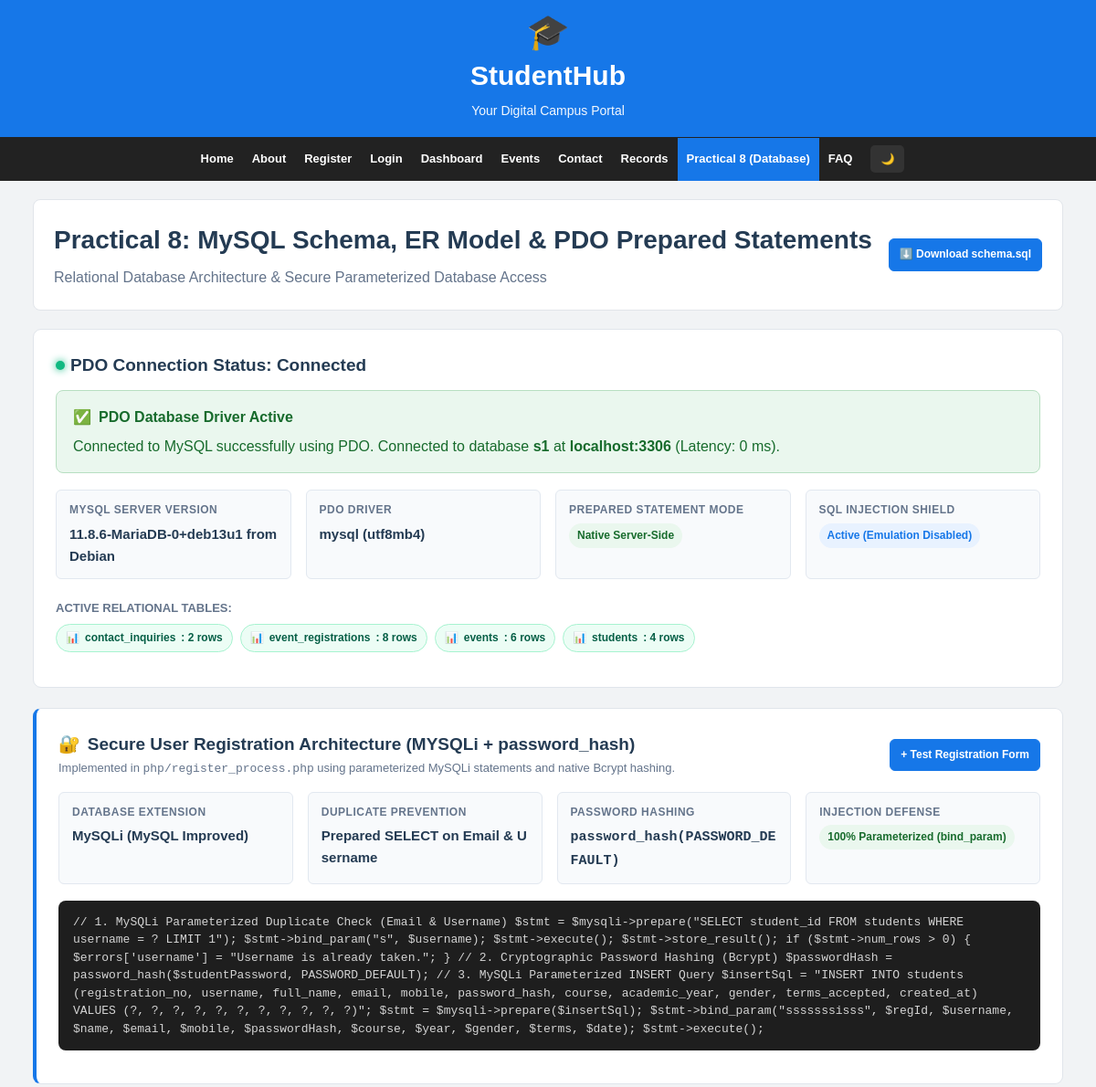
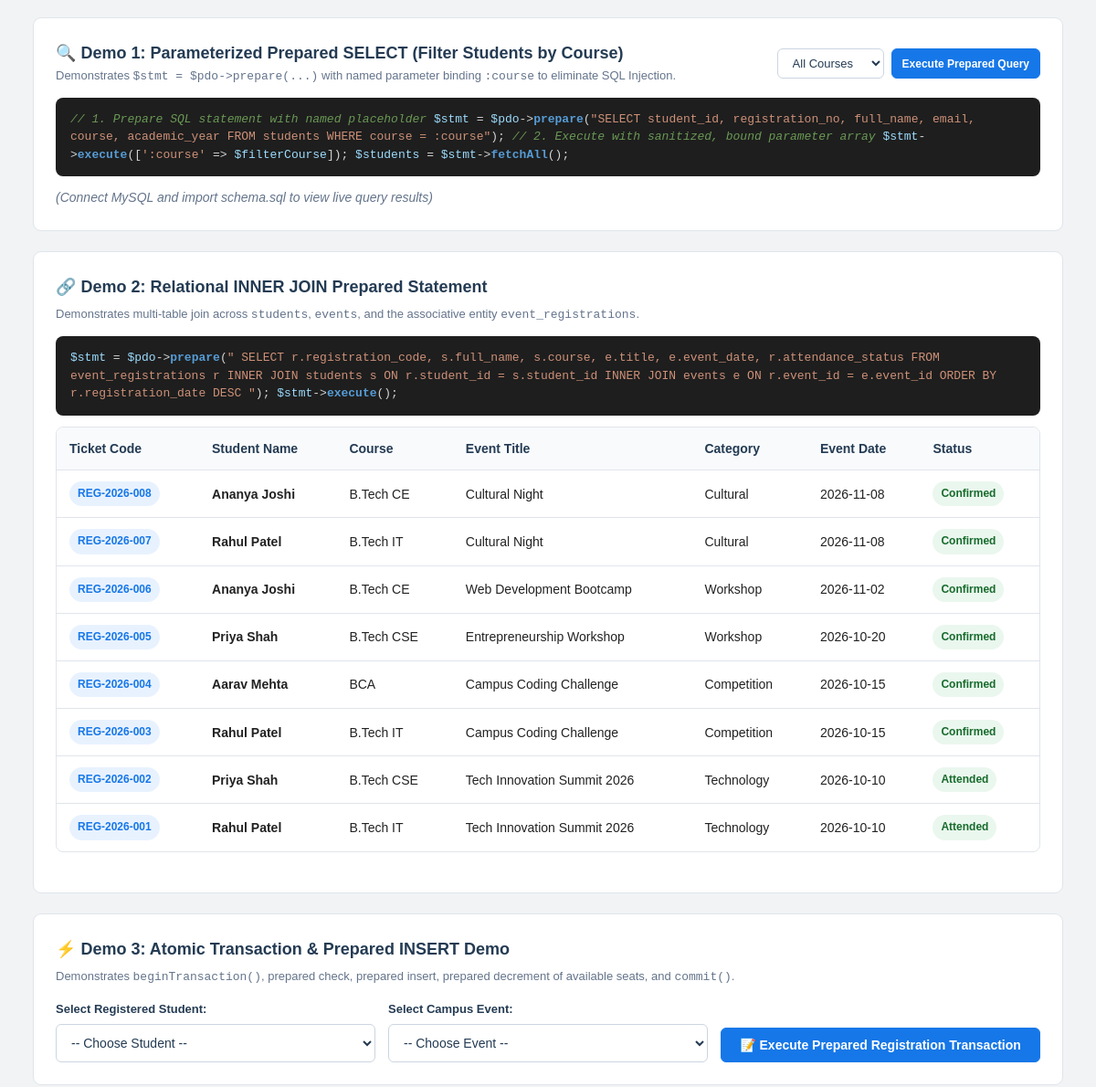
Page /php/db_dashboard.php?course=Administration (upper part) on the earlier database version (2 pictures, top to bottom).
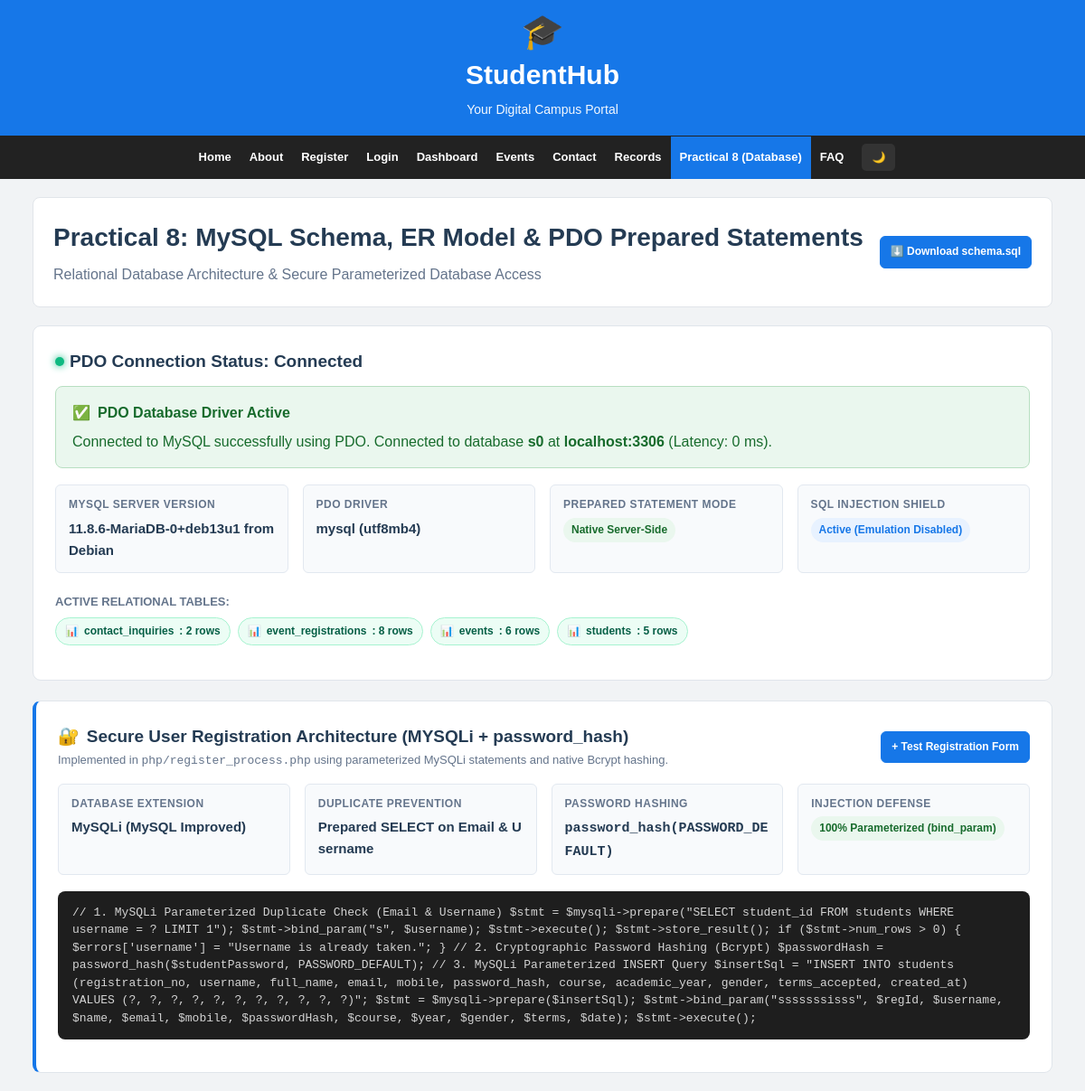
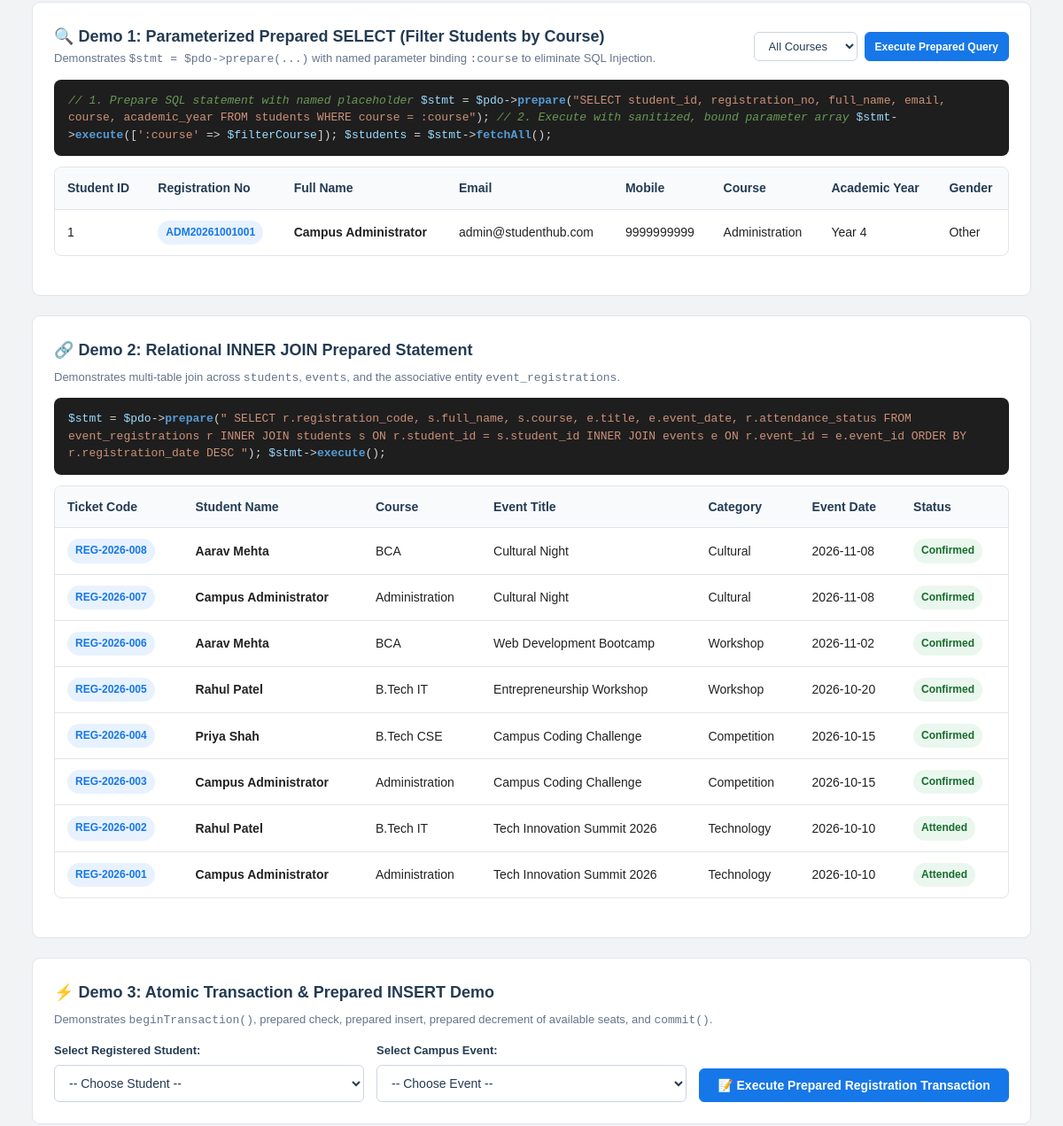
Same page on the later database version (2 pictures, top to bottom).
### tables this page shows
CREATE TABLE `event_registrations` (
    `registration_id` INT UNSIGNED AUTO_INCREMENT PRIMARY KEY,
    `student_id` INT UNSIGNED NOT NULL,
    `event_id` INT UNSIGNED NOT NULL,
    `registration_code` VARCHAR(50) NOT NULL UNIQUE COMMENT 'Unique ticket/token e.g. REG-2026-001',
    `registration_date` TIMESTAMP NOT NULL DEFAULT CURRENT_TIMESTAMP,
    `attendance_status` ENUM('Confirmed', 'Attended', 'Cancelled') NOT NULL DEFAULT 'Confirmed',
    `remarks` VARCHAR(255) DEFAULT NULL,

     
    CONSTRAINT `fk_registrations_student`
        FOREIGN KEY (`student_id`)
        REFERENCES `students` (`student_id`)
        ON DELETE CASCADE
        ON UPDATE CASCADE,

    CONSTRAINT `fk_registrations_event`
        FOREIGN KEY (`event_id`)
        REFERENCES `events` (`event_id`)
        ON DELETE CASCADE
        ON UPDATE CASCADE,

     
    UNIQUE KEY `unique_student_event_registration` (`student_id`, `event_id`),
    INDEX `idx_registrations_date` (`registration_date`)
);

CREATE TABLE `students` (
    `student_id` INT UNSIGNED AUTO_INCREMENT PRIMARY KEY,
    `registration_no` VARCHAR(30) NOT NULL UNIQUE COMMENT 'Formatted ID e.g. STU20261012001',
    `username` VARCHAR(50) NOT NULL UNIQUE COMMENT 'Unique portal username e.g. rahul_patel',
    `full_name` VARCHAR(100) NOT NULL,
    `email` VARCHAR(120) NOT NULL UNIQUE,
    `mobile` VARCHAR(15) NOT NULL UNIQUE,
    `password_hash` VARCHAR(255) NOT NULL COMMENT 'Bcrypt hashed password via password_hash()',
    `course` VARCHAR(50) NOT NULL COMMENT 'B.Tech IT, B.Tech CSE, BCA, etc.',
    `academic_year` TINYINT UNSIGNED NOT NULL COMMENT '1, 2, 3, or 4',
    `gender` ENUM('Male', 'Female', 'Other') NOT NULL,
    `terms_accepted` ENUM('Accepted', 'Pending') NOT NULL DEFAULT 'Accepted',
    `role` ENUM('student', 'admin') NOT NULL DEFAULT 'student' COMMENT 'Role-based access control (RBAC)',
    `remember_token` VARCHAR(64) DEFAULT NULL COMMENT 'SHA-256 hash of persistent remember-me token',
    `token_expiry` DATETIME DEFAULT NULL COMMENT 'Expiration datetime for remember-me token',
    `created_at` TIMESTAMP NOT NULL DEFAULT CURRENT_TIMESTAMP,
    `updated_at` TIMESTAMP NOT NULL DEFAULT CURRENT_TIMESTAMP ON UPDATE CURRENT_TIMESTAMP,

    INDEX `idx_students_username` (`username`),
    INDEX `idx_students_email` (`email`),
    INDEX `idx_students_role` (`role`),
    INDEX `idx_students_course_year` (`course`, `academic_year`)
);

CREATE TABLE `events` (
    `event_id` INT UNSIGNED AUTO_INCREMENT PRIMARY KEY,
    `title` VARCHAR(150) NOT NULL,
    `category` VARCHAR(50) NOT NULL COMMENT 'Technology, Competition, Workshop, Sports, Cultural',
    `event_date` DATE NOT NULL,
    `event_time` VARCHAR(30) NOT NULL,
    `location` VARCHAR(120) NOT NULL,
    `description` TEXT NOT NULL,
    `organizer` VARCHAR(120) NOT NULL,
    `total_seats` INT UNSIGNED NOT NULL,
    `available_seats` INT UNSIGNED NOT NULL,
    `status` ENUM('Upcoming', 'Ongoing', 'Completed', 'Cancelled') NOT NULL DEFAULT 'Upcoming',
    `created_at` TIMESTAMP NOT NULL DEFAULT CURRENT_TIMESTAMP,

    INDEX `idx_events_date` (`event_date`),
    INDEX `idx_events_category` (`category`),
    INDEX `idx_events_status` (`status`)
);

### php/db_dashboard.php (the view, shortened to what the rows shown need)
<?php
$pdo = getDBConnection();
$filterCourse = isset($_GET['course']) ? trim($_GET['course']) : 'All';
$studentsList = [];
if ($pdo instanceof PDO) {
    if ($filterCourse !== 'All' && !empty($filterCourse)) {
        $searchStmt = $pdo->prepare("
            SELECT student_id, registration_no, full_name, email, mobile, course, academic_year, gender
            FROM students
            WHERE course = :course
            ORDER BY student_id ASC
        ");
        $searchStmt->execute([':course' => $filterCourse]);
        $studentsList = $searchStmt->fetchAll();
    }
}
$joinList = [];
if ($pdo instanceof PDO) {
    $joinStmt = $pdo->prepare("
        SELECT
            r.registration_id,
            r.registration_code,
            s.full_name AS student_name,
            s.course,
            e.title AS event_title,
            e.category AS event_category,
            e.event_date,
            r.attendance_status,
            r.registration_date
        FROM event_registrations r
        INNER JOIN students s ON r.student_id = s.student_id
        INNER JOIN events e ON r.event_id = e.event_id
        ORDER BY r.registration_date DESC
    ");
    $joinStmt->execute();
    $joinList = $joinStmt->fetchAll();
}
?>
<!DOCTYPE html>
<html lang="en">
<head>
    <link rel="stylesheet" href="../css/style.css">
</head>
<body>
<header class="site-header">
    <h1>StudentHub</h1>
</header>
<main>
    <div class="container">
        <div class="page-title">
            <div style="display: flex; justify-content: space-between; align-items: center; flex-wrap: wrap; gap: 10px;">
                <div>
                    <h2>Practical 8: MySQL Schema, ER Model & PDO Prepared Statements</h2>
                </div>
            </div>
        </div>
        <section class="summary-card">
            <?php if (!empty($studentsList)): ?>
                <div class="table-responsive" style="margin-top: 10px;">
                    <table class="data-table">
                        <thead>
                            <tr>
                                <th>Student ID</th>
                                <th>Registration No</th>
                                <th>Full Name</th>
                                <th>Email</th>
                                <th>Mobile</th>
                                <th>Course</th>
                                <th>Academic Year</th>
                                <th>Gender</th>
                            </tr>
                        </thead>
                        <tbody>
                            <?php foreach ($studentsList as $stu): ?>
                                <tr>
                                    <td><?php echo $stu['student_id']; ?></td>
                                    <td><span class="badge badge-primary"><?php echo htmlspecialchars($stu['registration_no']); ?></span></td>
                                    <td><strong><?php echo htmlspecialchars($stu['full_name']); ?></strong></td>
                                    <td><?php echo htmlspecialchars($stu['email']); ?></td>
                                    <td><?php echo htmlspecialchars($stu['mobile']); ?></td>
                                    <td><?php echo htmlspecialchars($stu['course']); ?></td>
                                    <td>Year <?php echo htmlspecialchars($stu['academic_year']); ?></td>
                                    <td><?php echo htmlspecialchars($stu['gender']); ?></td>
                                </tr>
                            <?php endforeach; ?>
                        </tbody>
                    </table>
                </div>
            <?php else: ?>
                <p style="color: #64748b; font-size: 14px; margin-top: 10px;"><em>(Connect MySQL and import schema.sql to view live query results)</em></p>
            <?php endif; ?>
        </section>
        <section class="summary-card">
            <?php if (!empty($joinList)): ?>
                <div class="table-responsive" style="margin-top: 10px;">
                    <table class="data-table">
                        <thead>
                            <tr>
                                <th>Ticket Code</th>
                                <th>Student Name</th>
                                <th>Course</th>
                                <th>Event Title</th>
                                <th>Category</th>
                                <th>Event Date</th>
                                <th>Status</th>
                            </tr>
                        </thead>
                        <tbody>
                            <?php foreach ($joinList as $row): ?>
                                <tr>
                                    <td><span class="badge badge-primary"><?php echo htmlspecialchars($row['registration_code']); ?></span></td>
                                    <td><strong><?php echo htmlspecialchars($row['student_name']); ?></strong></td>
                                    <td><?php echo htmlspecialchars($row['course']); ?></td>
                                    <td><?php echo htmlspecialchars($row['event_title']); ?></td>
                                    <td><?php echo htmlspecialchars($row['event_category']); ?></td>
                                    <td><?php echo htmlspecialchars($row['event_date']); ?></td>
                                    <td><span class="badge badge-success"><?php echo htmlspecialchars($row['attendance_status']); ?></span></td>
                                </tr>
                            <?php endforeach; ?>
                        </tbody>
                    </table>
                </div>
            <?php else: ?>
                <p style="color: #64748b; font-size: 14px; margin-top: 10px;"><em>(Connect MySQL to view live relational join results)</em></p>
            <?php endif; ?>
        </section>
    </div>
</main>
</body>
</html>

Differences in the rows shown:
now on this page (row edited): students: student_id "1", registration_no "ADM20261001001", full_name "Campus Administrator", email "admin@studenthub.com", mobile "9999999999", course "Administration", academic_year "4", gender "Other"
changed through a linked row, event_registrations "REG-2026-008": student.full_name "Ananya Joshi" → "Aarav Mehta"; student.course "B.Tech CE" → "BCA"
changed through a linked row, event_registrations "REG-2026-007": student.full_name "Rahul Patel" → "Campus Administrator"; student.course "B.Tech IT" → "Administration"
changed through a linked row, event_registrations "REG-2026-006": student.full_name "Ananya Joshi" → "Aarav Mehta"; student.course "B.Tech CE" → "BCA"
changed through a linked row, event_registrations "REG-2026-005": student.full_name "Priya Shah" → "Rahul Patel"; student.course "B.Tech CSE" → "B.Tech IT"
changed through a linked row, event_registrations: student.full_name "Aarav Mehta" → "Priya Shah"; student.course "BCA" → "B.Tech CSE"
changed through a linked row, event_registrations "REG-2026-003": student.full_name "Rahul Patel" → "Campus Administrator"; student.course "B.Tech IT" → "Administration"
changed through a linked row, event_registrations "REG-2026-002": student.full_name "Priya Shah" → "Rahul Patel"; student.course "B.Tech CSE" → "B.Tech IT"
changed through a linked row, event_registrations "REG-2026-001": student.full_name "Rahul Patel" → "Campus Administrator"; student.course "B.Tech IT" → "Administration"
Other differences:
$dbDiag['database']: "s1" → "s0"
new list line: "students : 5 rows"
text no longer shown: "(Connect MySQL and import schema.sql to view live query results)"
text now shown: "Student ID Registration No Full Name Email Mobile Course Academic Year Gender"
list line gone: "students : 4 rows"
